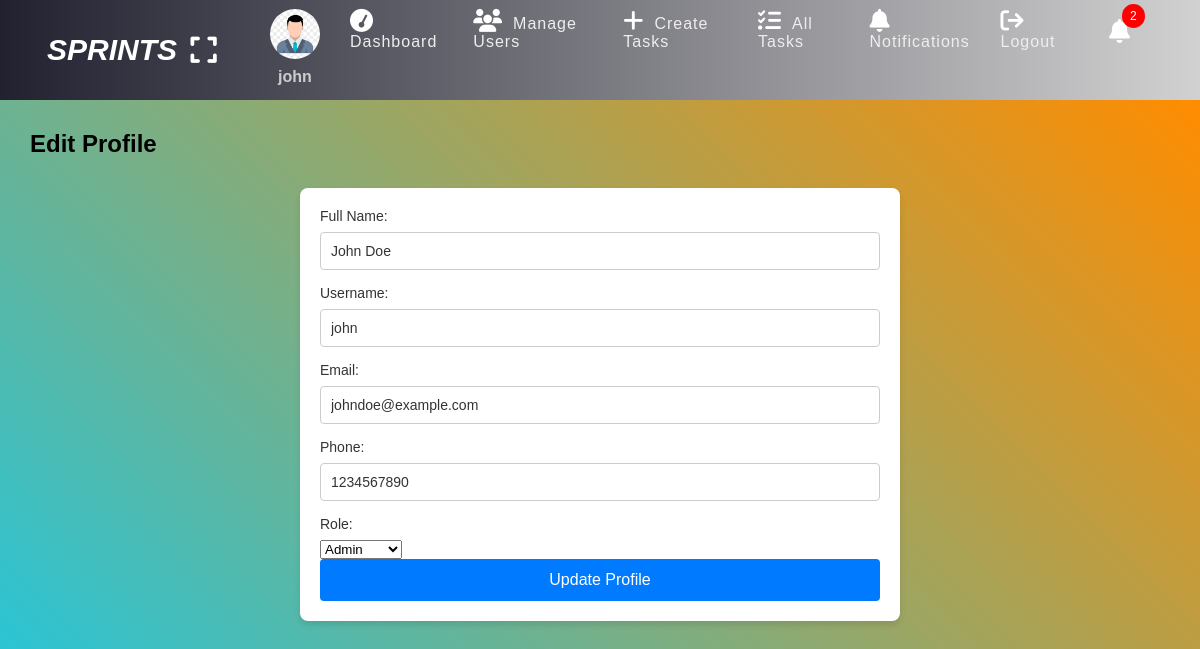
The page /edit-profile.php (signed in) on the database its author committed.
### tables this page shows
CREATE TABLE `users` (
  `user_id` int(11) NOT NULL,
  `full_name` varchar(60) NOT NULL,
  `username` varchar(60) NOT NULL,
  `email_id` varchar(60) NOT NULL,
  `phone` varchar(15) NOT NULL,
  `password` varchar(255) NOT NULL,
  `role` enum('admin','employee') NOT NULL,
  `created_at` timestamp NOT NULL DEFAULT current_timestamp()
);

### database_fetches.php (called while the page is built, shortened)
<?php
function get_user_details($conn, $user_id) {
    $sql = "SELECT * FROM users WHERE user_id = ?";
    $stmt = $conn->prepare($sql);
    $stmt->execute([$user_id]);
    if ($stmt->rowCount() > 0) {
        return $stmt->fetch();
    } else {
        return false;
    }
}
?>

### edit-profile.php (the view, shortened to what this page needs)
<?php
if (isset($_SESSION['role']) && isset($_SESSION['id'])) {
    include "SQL_Connection.php";
    include "database_fetches.php";
    $user_id = $_SESSION['id'];
    $user_details = get_user_details($conn, $user_id);
    $full_name = $user_details['full_name'];
    $username = $user_details['username'];
    $email = $user_details['email_id'];
    $phone = $user_details['phone'];
    $role = $user_details['role'];
?>
<!DOCTYPE html>
<html lang="en">
<head>
    <link rel="stylesheet" href="https://cdnjs.cloudflare.com/ajax/libs/font-awesome/6.7.2/css/all.min.css">
    <link rel="stylesheet" href="styles.css">
</head>
<body>
    <?php include "header.php"; ?>
    <div class="body">
        <section class="section-1">
            <div class="edit-profile-container">
                <h2>Edit Profile</h2>
                <form action="edit-profile.php" method="POST" class="edit-profile-form">
                    <label for="full_name">Full Name:</label>
                    <input type="text" id="full_name" name="full_name" value="<?= htmlspecialchars($full_name) ?>" required>
                    <label for="username">Username:</label>
                    <input type="text" id="username" name="username" value="<?= htmlspecialchars($username) ?>" required>
                    <label for="email">Email:</label>
                    <input type="email" id="email" name="email" value="<?= htmlspecialchars($email) ?>" required>
                    <label for="phone">Phone:</label>
                    <input type="text" id="phone" name="phone" value="<?= htmlspecialchars($phone) ?>" required>
                    <label for="role">Role:</label>
                    <select id="role" name="role" required>
                        <option value="admin" <?= $role == 'admin' ? 'selected' : '' ?>>Admin</option>
                    </select>
                    <button type="submit" class="btn-submit">Update Profile</button>
                </form>
            </div>
        </section>
    </div>
</body>
</html>
<?php
} else {
    $em = "You need to be logged in to edit your profile!";
    header("Location: login.php?error=$em");
    exit();
}
?>

### styles.css (style rules this page uses)
* { padding: 0; margin: 0; box-sizing: border-box; font-family: arial, sans-serif; }
.section-1 { padding: 30px; width: 100%; height: 900px; justify-content: center; background: linear-gradient(45deg, #00CFFF, #FF8C00); }
html body { height: 100% !important; margin: 0; padding: 0; font-family: Arial, sans-serif; }
body { background-color: #f4f4f9; }
body { animation: fadeIn 1s ease-out; }
.edit-profile-form { max-width: 600px; margin: 30px auto; padding: 20px; background-color: #fff; border-radius: 8px; box-shadow: 0px 4px 6px rgba(0, 0, 0, 0.1); }
.edit-profile-form label { display: block; font-size: 14px; color: #333; margin-bottom: 8px; }
.edit-profile-form input[type="text"], .edit-profile-form input[type="email"], .edit-profile-form input[type="password"], .edit-profile-form input[type="file"], .edit-profile-form textarea { width: 100%; padding: 10px; margin-bottom: 15px; border: 1px solid #ccc; border-radius: 4px; font-size: 14px; color: #333; }
.edit-profile-form button { width: 100%; padding: 12px; background-color: #007bff; color: white; border: none; border-radius: 4px; font-size: 16px; cursor: pointer; transition: background-color 0.3s ease; }

### rows shown on the page
users: full_name "John Doe", username "john", email "johndoe@example.com", phone "1234567890", role "Admin"

### other values the page prints
$_SESSION['username'] "john"
$notificationCount "2"
